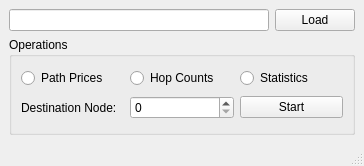
<?xml version="1.0" encoding="UTF-8"?>
<ui version="4.0">
 <class>MainWindow</class>
 <widget class="QMainWindow" name="MainWindow">
  <property name="geometry">
   <rect>
    <x>0</x>
    <y>0</y>
    <width>364</width>
    <height>166</height>
   </rect>
  </property>
  <property name="windowTitle">
   <string>MainWindow</string>
  </property>
  <widget class="QWidget" name="centralwidget">
   <layout class="QVBoxLayout" name="verticalLayout">
    <item>
     <layout class="QHBoxLayout" name="horizontalLayout">
      <item>
       <widget class="QLineEdit" name="lineEdit"/>
      </item>
      <item>
       <widget class="QPushButton" name="buttonLoad">
        <property name="text">
         <string>Load</string>
        </property>
       </widget>
      </item>
     </layout>
    </item>
    <item>
     <widget class="QGroupBox" name="groupBox">
      <property name="title">
       <string>Operations</string>
      </property>
      <layout class="QVBoxLayout" name="verticalLayout_2">
       <item>
        <layout class="QHBoxLayout" name="horizontalLayout_2">
         <item>
          <widget class="QRadioButton" name="radioButtonPathPrices">
           <property name="text">
            <string>Path Prices</string>
           </property>
          </widget>
         </item>
         <item>
          <widget class="QRadioButton" name="radioButtonHopCounts">
           <property name="text">
            <string>Hop Counts</string>
           </property>
          </widget>
         </item>
         <item>
          <widget class="QRadioButton" name="radioButtonStats">
           <property name="text">
            <string>Statistics</string>
           </property>
          </widget>
         </item>
        </layout>
       </item>
       <item>
        <layout class="QHBoxLayout" name="horizontalLayout_3">
         <item>
          <widget class="QLabel" name="labelSpinBox">
           <property name="text">
            <string>Destination Node:</string>
           </property>
           <property name="buddy">
            <cstring>spinBox</cstring>
           </property>
          </widget>
         </item>
         <item>
          <widget class="QSpinBox" name="spinBox"/>
         </item>
         <item>
          <widget class="QPushButton" name="buttonStart">
           <property name="text">
            <string>Start</string>
           </property>
          </widget>
         </item>
        </layout>
       </item>
      </layout>
     </widget>
    </item>
   </layout>
  </widget>
  <widget class="QStatusBar" name="statusbar"/>
 </widget>
 <resources/>
 <connections/>
</ui>
